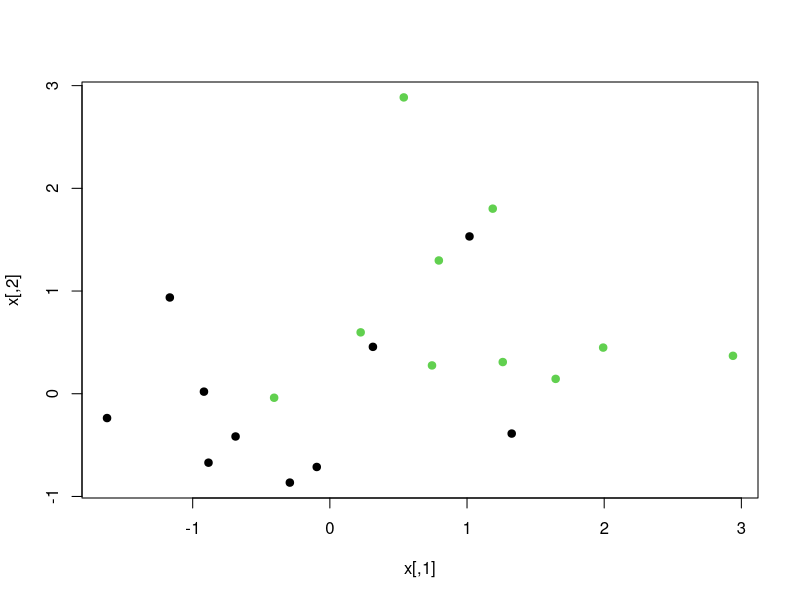
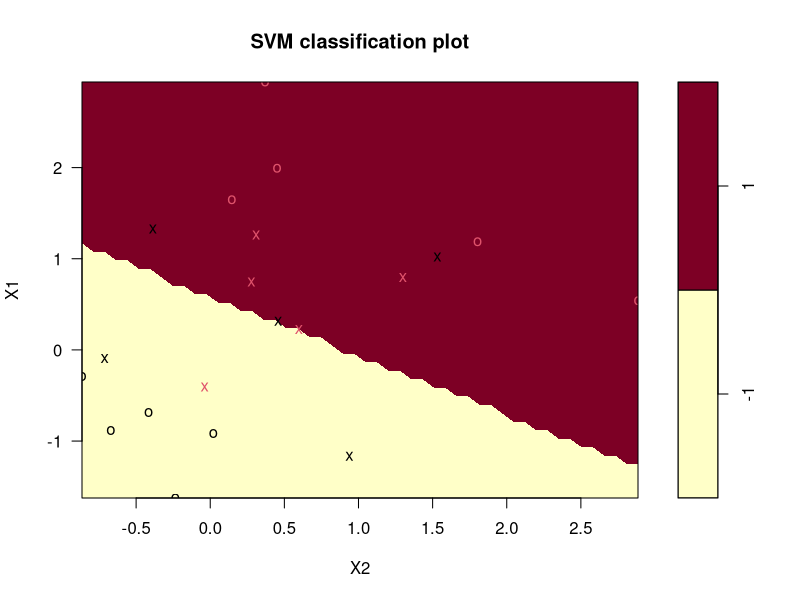
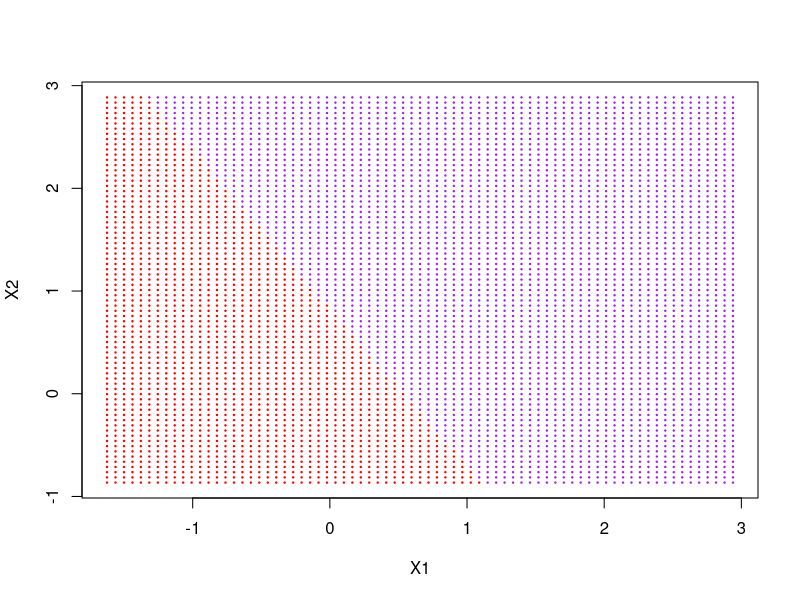

Recreate these plots in R, in order.
## ---- chunk 1
set.seed(10023)
#generating data
#a matrix with 20 rows and 2 columns
x=matrix(rnorm(40),20,2)
x
y=rep(c(-1,1),c(10,10))
x[y==1,]=x[y==1,]+1 #2 classes are [-1,1]

#plotting the points
plot(x,col=y+2,pch=19)

## ---- chunk 2
require(e1071)
#converting to a data frame
data<-data.frame(x,y=as.factor(y))
head(data)

svm<-svm(y ~ .,data=data,kernel="linear",cost=10,scale = F)
#here cost 'c' is a tuning parameter .The larger it is more stable the margin becomes, it is like a Regularization parameter 
svm
svm$index #gives us the index of the Support Vectors
#so we have 10 support vectors
svm$fitted #to find the fitted values

#Confusion Matrix of Fitted values and Actual Response values
table(Predicted=svm$fitted,Actual=y)

#accuracy on Training Set
mean(svm$fitted==y)*100 #has 80 % accuracy on Training Set

#plotting
plot(svm,data)
## ---- chunk 3
#First Making Grids using a function
make.grid<-function(x,n=75) {
  grange=apply(x,2,range)
  x1=seq(from=grange[1,1],to=grange[2,1],length=n)
  x2=seq(from=grange[1,2],to=grange[2,2],length=n)
  expand.grid(X1=x1,X2=x2) #it makes a Lattice for us
}
xgrid=make.grid(x) #is a 75x75 matrix

#now predicting on this new Test Set
ygrid=predict(svm,xgrid)

#plotting the Linear Separator
plot(xgrid,col=c("red","purple")[as.numeric(ygrid)],pch=19,cex=.2)
#creates 2 regions
